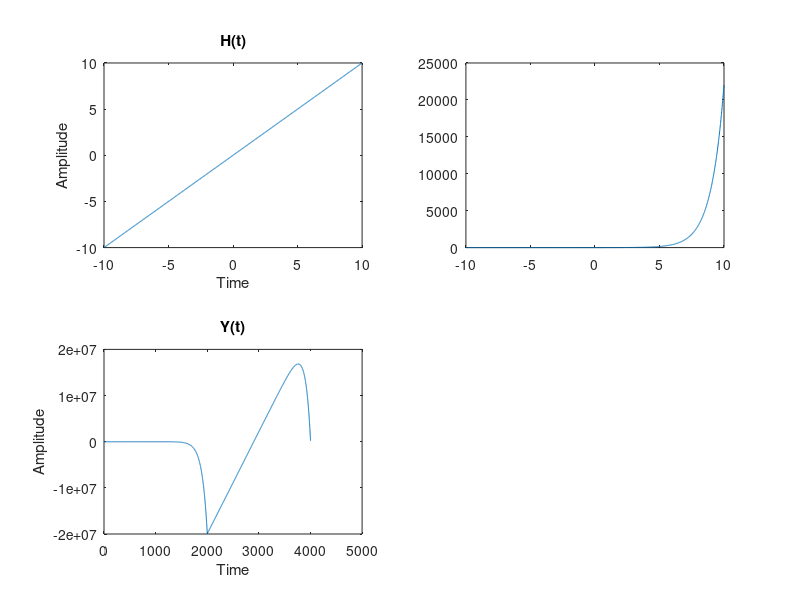

MATLAB code for this plot:
%Name: Harsh Pandit
%Roll: H036
%Convolution of discrete signals

clc;
t=-10:0.01:10;
h=t;
x=exp(t);
y=conv(x,h);

subplot(2,2,1);
plot(t,h);
title('H(t)');
xlabel('Time');
ylabel('Amplitude');

subplot(2,2,2);
title('H(t)');
xlabel('Time');
ylabel('Amplitude');
plot(t,x);

subplot(2,2,3);
plot(y);
xlabel('Time');
ylabel('Amplitude');
title('Y(t)');






